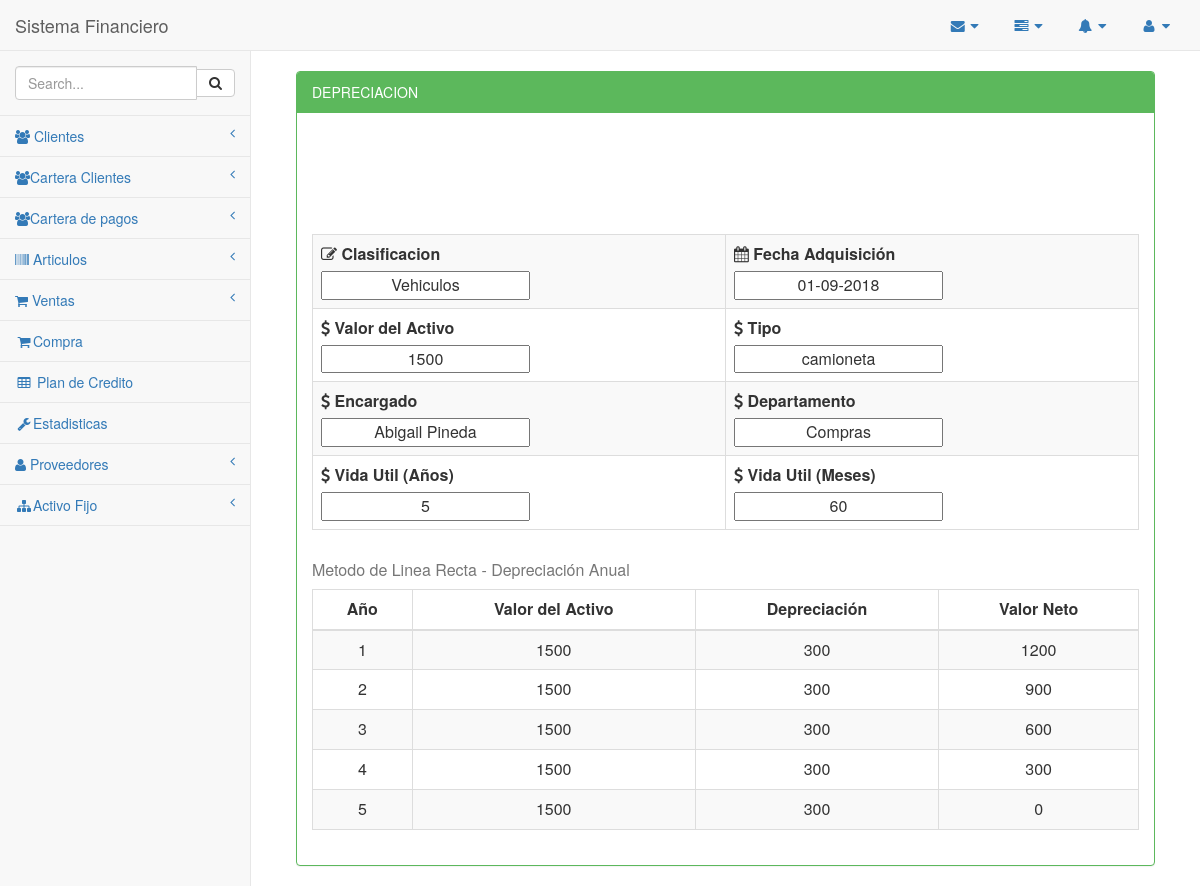
The app's page /activo/depreciacion.php?ir=1 with its own data.
### tables this page shows
CREATE TABLE `activo` (
  `idactivo` int(10) NOT NULL,
  `idtipo` int(10) DEFAULT NULL,
  `iddepartamento` int(10) DEFAULT NULL,
  `idusuario` int(10) DEFAULT NULL,
  `idencargado` int(10) DEFAULT NULL,
  `correlativo` varchar(45) DEFAULT NULL,
  `fecha_adquisicion` date DEFAULT NULL,
  `descripcion` varchar(200) DEFAULT NULL,
  `estado` varchar(45) DEFAULT NULL,
  `observaciones` varchar(200) DEFAULT NULL,
  `precio` double DEFAULT NULL,
  `tiempo_uso` int(11) DEFAULT NULL,
  `adquisicion` varchar(45) DEFAULT NULL,
  `donador` varchar(100) DEFAULT NULL
);

CREATE TABLE `clasificacion` (
  `id_clasificacion` int(10) NOT NULL,
  `nombre` varchar(100) DEFAULT NULL,
  `correlativo` varchar(45) DEFAULT NULL,
  `tiempo_depreciacion` int(11) DEFAULT NULL,
  `vidautil` int(11) DEFAULT NULL
);

CREATE TABLE `tipo_activo` (
  `id_tipo` int(10) NOT NULL,
  `nombre` varchar(100) DEFAULT NULL,
  `correlativo` varchar(45) DEFAULT NULL,
  `idclasificacion` int(10) DEFAULT NULL
);

CREATE TABLE `encargado` (
  `id_encargado` int(10) NOT NULL,
  `nombre` varchar(45) DEFAULT NULL,
  `apellidos` varchar(45) DEFAULT NULL,
  `dui` varchar(15) DEFAULT NULL,
  `nit` varchar(25) DEFAULT NULL
);

CREATE TABLE `departamento` (
  `id_departamento` int(10) NOT NULL,
  `idinstitucion` int(10) DEFAULT NULL,
  `nombre` varchar(100) DEFAULT NULL,
  `correlativo` varchar(45) DEFAULT NULL
);

### activo/depreciacion.php (the view, shortened to what this page needs)
<?php
    include_once '../Plantilla/encabezado.php';
    include_once '../Plantilla/menuLateral.php';
     $modi = $_GET['ir'];
 ?>
  <div id="page-wrapper">
            <div class="container-fluid">
                <div class="row">
                    <div class="col-md-12">
                        <br/>
                         <div class="panel panel-green">
                        <div class="panel-heading">
                             DEPRECIACION
                        </div>
                        <div class="panel-body">
             <div class="col-md-8">
             <div class="alert alert-default" align="center">
                    </div>
                </div>
            <div class="row">
                <div class="col-md-12" >
                              <div class="col-md-12">
                                    <form class="form-horizontal" action="" method="post" role="form">
                                         <?php
                                    include_once '../conexion/php_conexion.php';
                                    $sacar = mysqli_query($conexion, "SELECT
activo.fecha_adquisicion AS fecha,
activo.idactivo AS id,
usuario.nombre AS nombreUser,
departamento.nombre AS dep,
tipo_activo.idclasificacion,
tipo_activo.nombre AS tipo,
encargado.nombre AS encargado,
encargado.apellidos,
activo.precio AS precio,
clasificacion.id_clasificacion as clasi,
clasificacion.nombre as ncla,
clasificacion.vidautil AS valor,
clasificacion.tiempo_depreciacion AS meses
FROM
activo
INNER JOIN usuario ON activo.idusuario = usuario.idusuario
INNER JOIN departamento ON activo.iddepartamento = departamento.id_departamento
INNER JOIN tipo_activo ON activo.idtipo = tipo_activo.id_tipo
INNER JOIN encargado ON activo.idencargado = encargado.id_encargado
INNER JOIN clasificacion ON tipo_activo.idclasificacion = clasificacion.id_clasificacion
 WHERE activo.idactivo='$modi'");
                                    while ($fila = mysqli_fetch_array($sacar)) {
                                                      $clasificacion = $fila['ncla'];
                                                      $fecha1 = $fila['fecha'];
                                                      $partes = explode('-', $fecha1);
                                                $fecha = "{$partes[2]}-{$partes[1]}-{$partes[0]}";
                                                      $precio = $fila['precio'];
                                                      $tipo = $fila['tipo'];
                                                      $encargado = $fila['encargado'];
                                                      $apellidos = $fila['apellidos'];
                                                      $departamento = $fila['dep'];
                                                      $veces = $fila['valor'];
                                                      $vidautil= $fila['valor'];
                                                      $meses= $fila['meses'];
                                                     }
                                                       ?>
                          <br>
                           <br>
                         </div>
                           <div>
                <table id="no_imp" class="table table-striped table-bordered">
                    <tbody>
                        <tr class="text-accent-1">
                            <td style="height:10px;" ><div class="col m12">
                                 <div class="input-field col m12">
                                        <i class="fa fa-pencil-square-o" aria-hidden="true"></i>
                                        <label for="textarea1"  class="active" style="font-size:16px">Clasificacion</label><br>
                                        <input type="text" id="ver_cod_depre" name="ver_cod_depre" value="<?php echo $clasificacion ?>" class="text-center validate" minlength="8"  readonly=""   >
                            </div></td>
                            <td style="height:10px;"><div class="col m12">
                                    <div class="input-field col m12">
                                        <i class="fa fa-calendar prefix" aria-hidden="true"></i>
                                        <label for="fecha_pub"  class="active" style="font-size:16px">Fecha Adquisición</label><br>
                                        <input type="text" name="ver_fecha_depre" value="<?php echo $fecha?>"  id="ver_fecha_depre" class="text-center validate" readonly=""   >
                                    </div>
                                </div></td>
                        </tr>
                        <tr class="text-accent-1" >
                            <td style="height:10px;">
                                <div class="input-field col m12">
                                    <i class="fa fa-usd prefix"></i>
                                    <label for="precioUnitario" style="font-size:16px">Valor del Activo<small></small> </label><br>
                                    <input type="text" name="ver_valor" value="<?php echo $precio; ?>" min="0" step="any" id="ver_valor"  class="text-center validate" readonly="">
                                </div>
                            </td>
                             <td style="height:10px;">
                                <div class="input-field col m12">
                                    <i class="fa fa-usd prefix"></i>
                                    <label for="precioUnitario" style="font-size:16px">Tipo<small></small> </label><br>
                                    <input type="text" name="ver_valor" value="<?php echo $tipo; ?>" min="0" step="any" id="ver_valor"  class="text-center validate" readonly="">
                                </div>
                            </td>
                        </tr>
                        <tr class="text-accent-1" >
                            <td style="height:10px;">
                                <div class="input-field col m12">
                                    <i class="fa fa-usd prefix"></i> <label for="precioUnitario" style="font-size:16px">Encargado<small></small> </label><br>
                                    <input type="text" name="ver_valor" value="<?php echo $encargado . " " . $apellidos; ?>" min="0" step="any" id="ver_valor"  class="text-center validate" readonly="">
                                </div>
                            </td>
                            <td >
                                <div class="input-field col m12">
                                    <i class="fa fa-usd prefix"></i> <label for="precioUnitario" style="font-size:16px">Departamento<small></small> </label><br>
                                    <input type="text" name="ver_valor" value="<?php echo $departamento; ?>"min="0" step="any" id="ver_valor"  class="text-center validate" readonly="">
                                </div>
                            </td>
                        </tr>
                        <tr class="text-accent-1" >
                           <td style="height:10px;">
                                <div class="input-field col m12">
                                    <i class="fa fa-usd prefix"></i> <label for="precioUnitario" style="font-size:16px">Vida Util (Años)<small></small> </label><br>
                                    <input type="text" name="ver_valor" value="<?php echo $vidautil; ?>" min="0" step="any" id="ver_valor"  class="text-center validate" readonly="">
                                </div>
                            </td>
                            <td >
                                <div class="input-field col m12">
                                    <i class="fa fa-usd prefix"></i> <label for="precioUnitario" style="font-size:16px">Vida Util (Meses)<small></small> </label><br>
                                    <input type="text" name="ver_valor" value="<?php echo $meses; ?>"min="0" step="any" id="ver_valor"  class="text-center validate" readonly="">
                                </div>
                            </td>
                        </tr>
                    </tbody>
                </table>
            </div>
            <table id="ver_depre_tab" class="table table-striped table-bordered">
                <caption>Metodo de Linea Recta - Depreciación Anual</caption>
                <thead>
                <th class="text-center" >Año</th>
                <th class="text-center">Valor del Activo</th>
                <th class="text-center">Depreciación</th>
                <th class="text-center">Valor Neto</th>
                </thead>
                <tbody>
                    <?php
                    $ano = explode('-', $fila['fecha']);
                    $ano1 = $ano[0];
                    $valor = $precio;
                    $depre = $valor / $veces;
                    $vn = $valor - $depre;
                    for ($i = 0; $i < $veces; $i++) {
                        ?>
                        <tr>
                            <td class="text-center" > <?php echo ($ano1 + $i+1); ?></td>
                            <td class="text-center" > <?php echo $valor; ?> </td>
                            <td class="text-center" > <?php echo round($depre, 2); ?></td>
                            <td class="text-center" > <?php echo round($vn, 2); ?> </td>
                        </tr>
                        <?php
                        $vn = $vn - $depre;
                    }
                    ?>
                </tbody>
            </table>
    </div>
                    </div>
                </div>
            </div>
        </div>
  <?php
   include_once '../Plantilla/inferior.php';
?>

### records on screen
activo: ver_cod_depre "Vehiculos", ver_fecha_depre "01-09-2018", ver_valor "1500", ver_valor "camioneta", ver_valor "Abigail Pineda", ver_valor "Compras", ver_valor "5", ver_valor "60", precio "1500", precio.vidautil "300", precio.vidautil "1200"

### other values on screen
$ano1 + $i+1 "1"
$ano1 + $i+1 "2"
$vn "900"
$ano1 + $i+1 "3"
$vn "600"
$ano1 + $i+1 "4"
$vn "300"
$ano1 + $i+1 "5"
$vn "0"
